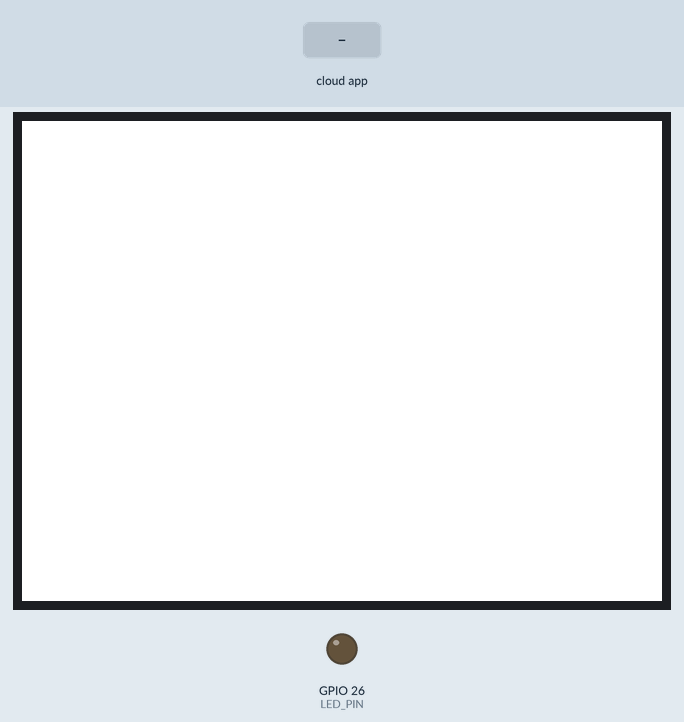
Recording of a program running on a simulated ESP32. On the bench: 320×240 colour display, output pins drawn as LEDs (lit = HIGH). Inputs (shaded band) come from the test bench. The ROS host is connected and sends only what is stated.

Above: at 3.4 s.
3.5 s: the phone or cloud app sets duty to -100
At 4.2 s:
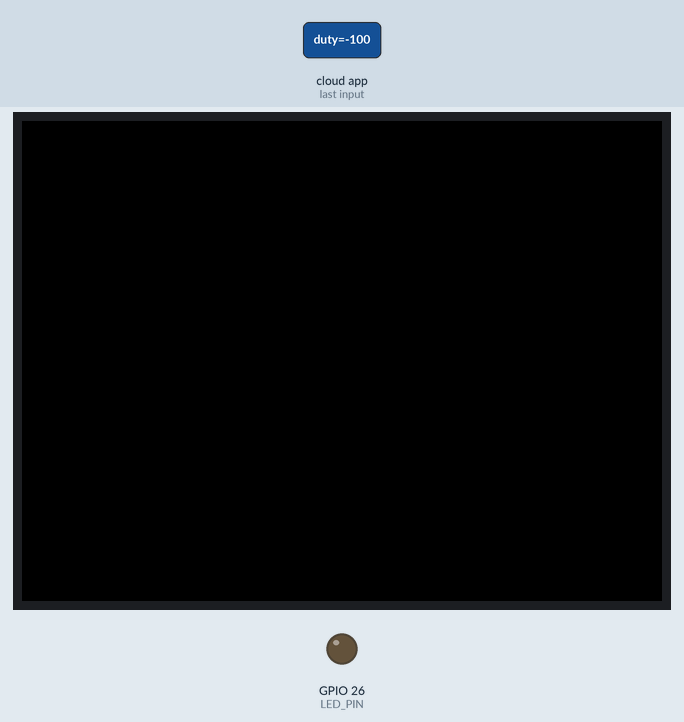
5.0 s: the phone or cloud app sets duty to 100
At 5.6 s:
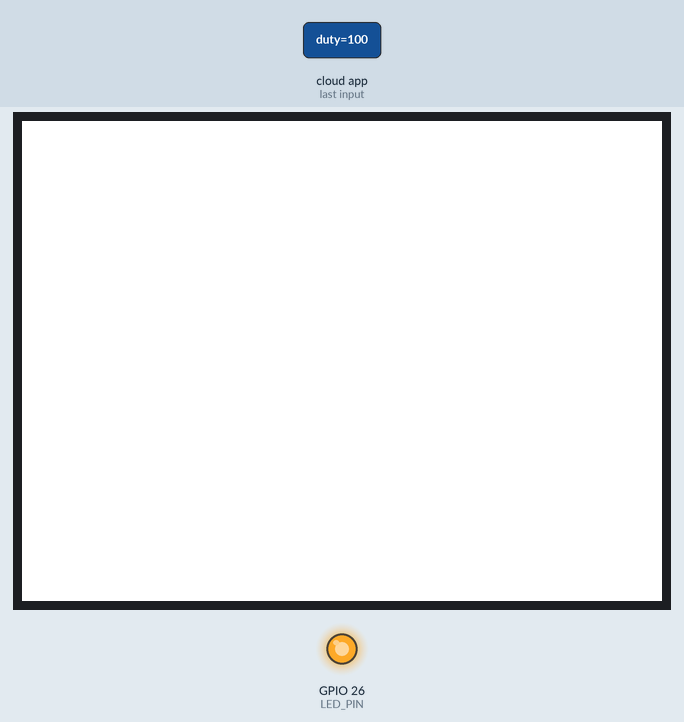
Timing chart, 0 to 8.0 s (numbered marks = the images above; inputs shaded):
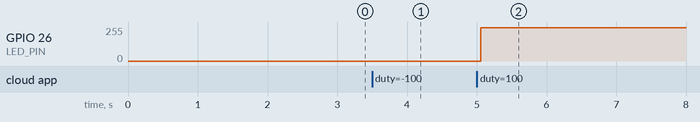

Measured:
- after the input at 5.0 s, GPIO 26 (LED_PIN): 0/255 → 251/255 after 0.06 s

The program:

main.cpp
```cpp
#include <M5Core2.h>
// #include <M5Stack.h>
// #include <M5StickC.h>

#include <micro_ros_arduino.h>
#include <stdio.h>
#include <rcl/rcl.h>
#include <rcl/error_handling.h>
#include <rclc/rclc.h>
#include <rclc/executor.h>

#include <std_msgs/msg/float32.h>

rcl_subscription_t subscriber;
std_msgs__msg__Float32 msg;
rclc_executor_t executor;
rclc_support_t support;
rcl_allocator_t allocator;
rcl_node_t node;
rcl_timer_t timer;

#define LED_PIN 26

#define RCCHECK(fn) { rcl_ret_t temp_rc = fn; if((temp_rc != RCL_RET_OK)){error_loop();}}
#define RCSOFTCHECK(fn) { rcl_ret_t temp_rc = fn; if((temp_rc != RCL_RET_OK)){}}

// LEDを点滅させる(RCCHECKマクロでエラー判定されたときに実行)
void error_loop(){
  while(1){
    digitalWrite(LED_PIN, !digitalRead(LED_PIN));
    delay(100);
  }
}

uint16_t getColor(uint8_t red, uint8_t green, uint8_t blue){
  return ((red>>3)<<11) | ((green>>2)<<5) | (blue>>3);
}

// メッセージを受信したときに実行するコールバック関数
void subscription_callback(const void * msgin)
{
  // 受信したメッセージを格納
  const std_msgs__msg__Float32 * msg = (const std_msgs__msg__Float32 *)msgin;

  // 受信値を0.0~0.99の範囲に収める
  float duty = max(min(msg->data, 0.99f), 0.0f);

  // LEDを光らせる
  ledcWrite(0, (int)(duty * 255));

  // 画面を指定した明るさの白色で更新
  M5.Lcd.fillScreen(getColor((uint)(255*duty), (uint)(255*duty), (uint)(255*duty)));
}

void setup() {

  // M5Stackのセットアップ
  M5.begin();

  // 画面の明るさを最大にして白色に塗りつぶす
  M5.Lcd.setBrightness(255);
  M5.Lcd.fillScreen(WHITE);

  // PWM波生成に使用するタイマーのセットアップ
  // 引数は チャンネル, 周波数, 分解能(bit)
  ledcSetup(0, 1000, 8);

  // ピンにタイマーを割り当てる
  // 引数は ピン番号, チャンネル
  ledcAttachPin(LED_PIN, 0);

  // micro-ROSをセットアップする関数
  // Wi-FI経由で通信する際の引数はSSID, パスワード, 接続先のPCのIPアドレス, ポート番号(適当でOK)
  set_microros_wifi_transports("SSID", "PASSWORD", "IP ADDRESS", 8888);

  // USB経由で通信する場合
  //set_microros_transports();

  // セットアップが完了するまで少しの間待機
  delay(2000);

  // allocatorを宣言
  allocator = rcl_get_default_allocator();

  // 通信機能をサポートする構造体を宣言
  // 引数は サポートの構造体, argc, argv, allocator
  RCCHECK(rclc_support_init(&support, 0, NULL, &allocator));

  // nodeを作成
  // 引数は nodeの構造体, nodeの名前, 名前空間, サポートの構造体
  RCCHECK(rclc_node_init_default(&node, "led_node", "", &support));

  // subscriptionを作成
  // 引数は subscriptionの構造体, nodeの構造体, メッセージサポート, topicの名前
  RCCHECK(rclc_subscription_init_default(&subscriber, &node, ROSIDL_GET_MSG_TYPE_SUPPORT(std_msgs, msg, Float32), "duty"));

  // executorを作成
  // 引数は executorの構造体, サポートのコンテクスト, ハンドル数, allocator
  // ハンドル数：マイコンで処理するtopic, service, timerなどのコールバックの数
  RCCHECK(rclc_executor_init(&executor, &support.context, 1, &allocator));

  // executorにsubscriptionを追加
  // 引数は executor, subscription, msg, コールバック関数,
  RCCHECK(rclc_executor_add_subscription(&executor, &subscriber, &msg, &subscription_callback, ON_NEW_DATA));
}

void loop() {

  // 5ミリ秒間待機
  delay(100);

  // 実行可能なハンドル(コールバック関数)があれば実行する
  // 指定した待機時間が経過した後に制御が返される
  // 引数は executor, 待機時間(ナノ秒)
  RCCHECK(rclc_executor_spin_some(&executor, RCL_MS_TO_NS(100)));
}
```
